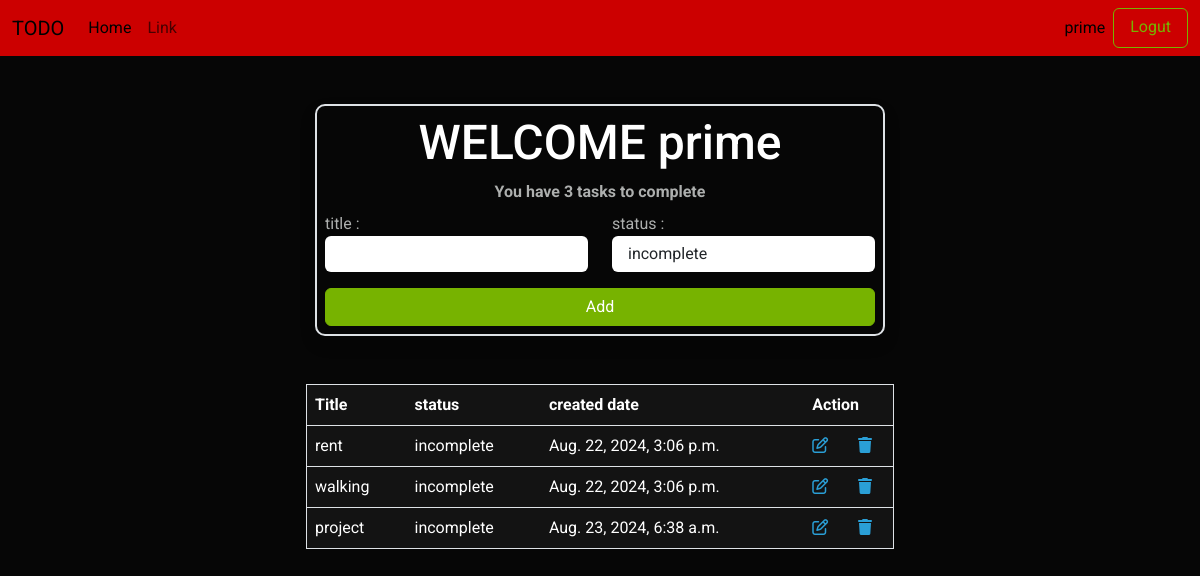
/task/add/ (signed in), run on the app's committed database.
### todo/models.py (models this page shows)
class Task(models.Model):
    owner=models.ForeignKey(User,on_delete=models.CASCADE)
    title=models.CharField(max_length=200)
    status_option=(
        ("complete","complete"),
        ("incomplete","incomplete")
    )
    status=models.CharField(max_length=100,choices=status_option,default="incomplete")
    created_date=models.DateTimeField(auto_now_add=True)

### todo/views.py (the view, shortened to what this page needs)
# urls.py: path('task/add/',views.TaskCreateView.as_view(),name="task-add"),
class  TaskCreateView(View):
    def get(self,request,*args,**kwargs):
        form_instance=TaskForm()
        obj=Task.objects.filter(owner=request.user)
        count=Task.objects.filter(status="incomplete",owner=request.user).count()
        return render(request,'task_add.html',{"form":form_instance,"task":obj,"count":count})

### todo/forms.py
class TaskForm(forms.ModelForm):
    class Meta:
        model=Task
        fields=["title","status"]
        widgets={
             "title":forms.TextInput(attrs={"class":"form-control"}),
             "status":forms.Select(attrs={"class":"form-control form-select mb-2"})
        }

### todo/templates/task_add.html (shortened to what this page needs)
{%extends 'base.html'%}
{%block mainblock%}
<div class="container">
    <div class="row">
        <div class="col-3"></div>
        <div class="col-6 border border-2  p-2  shadow mt-5" style="border-radius: 10px;">
            <form action="" method="post">
                <center>
                    <h2>WELCOME {{request.user}}</h2>
                    <h7><b>You have {{count}}  tasks to complete</b> </h7>
                </center>
              <div class="row mt-2">
                <div class="col-6">
                    <label>title :</label><br>
                    {{form.title}}
                </div>
                <div class="col-6">
                    <label>status :</label><br>
                    <select class="form-control" name="status">
                        <option value="incomplete"> incomplete</option>
                    </select>
                </div>
              </div>
              <div class="row">
                <div class="col-12"><button class="btn btn-success mt-3" style="width: 100%; ">Add</button></div>
              </div>
            </form>
        </div>
        <div class="col-3"></div>
    </div>
</div>
<div class="row mt-5">
    <div class="col-3"></div>
    <div class="col-6">
        <form>
            <table class="table table-stripped border">
                <tr>
                    <th>Title</th>
                    <th>status</th>
                    <th>created date</th>
                    <th colspan="2">Action</th>
                </tr>
                {%for t in task%}
                <tr>
                    <td>{{t.title}}</td>
                    <td>{{t.status}}</td>
                    <td>{{t.created_date}}</td>
                    <td><a href="{%url 'task-update' t.id%}"><i class="fa-regular fa-pen-to-square"></i></a></td>
                    <td><a href="{%url 'task-delete' t.id%}"><i class="fa-solid fa-trash"></i></a></td>
                </tr>
                {%endfor%}
            </table>
        </form>
    </div>
    <div class="col-3"></div>
</div>
{%endblock%}

### todo/templates/base.html (shortened to what this page needs)
<!DOCTYPE html>
{%load static%}
<html lang="en">
<head>
    <link rel="stylesheet" href="{%static 'css/bootstrap.min (2).css'%}">
</head>
<body>
    <nav class="navbar navbar-expand-lg navbar-light bg-danger">
        <div class="container-fluid">
          <a class="navbar-brand" href="#">TODO</a>
          <div class="collapse navbar-collapse" id="navbarSupportedContent">
            <ul class="navbar-nav me-auto mb-2 mb-lg-0">
              <li class="nav-item">
                <a class="nav-link active" aria-current="page" href="#">Home</a>
              </li>
              <li class="nav-item">
                <a class="nav-link" href="#">Link</a>
              </li>
            </ul>
            <form class="d-flex ">
              <div class="p-2" style="color: black;">
                {{request.user}}
              </div>
              <a href="{%url 'logout'%}" class="btn btn-outline-success" type="submit">Logut</a>
            </form>
          </div>
        </div>
      </nav>
{%block mainblock%}
{%endblock%}
</body>
</html>

### data on the page
Task: title "rent", status "incomplete", created_date "Aug. 22, 2024, 3:06 p.m."
Task: title "walking", status "incomplete", created_date "Aug. 22, 2024, 3:06 p.m."
Task: title "project", status "incomplete", created_date "Aug. 23, 2024, 6:38 a.m."

### other printed values
{{ request.user }} "prime"
{{ count }} "3"
